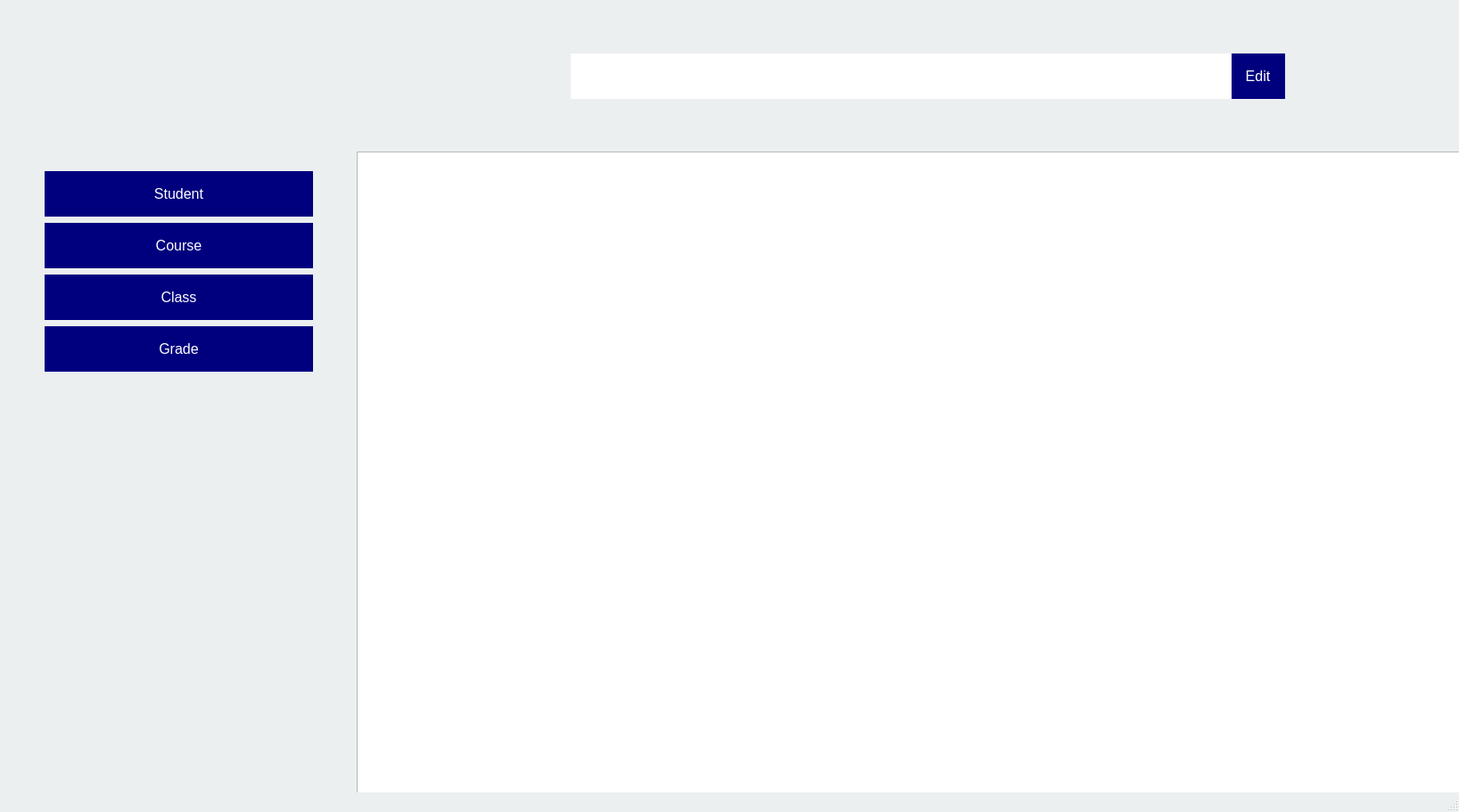
<?xml version="1.0" encoding="UTF-8"?>
<ui version="4.0">
 <class>AdminMainWindow</class>
 <widget class="QMainWindow" name="AdminMainWindow">
  <property name="geometry">
   <rect>
    <x>0</x>
    <y>0</y>
    <width>1636</width>
    <height>911</height>
   </rect>
  </property>
  <property name="windowTitle">
   <string>MainWindow</string>
  </property>
  <property name="styleSheet">
   <string notr="true">QMainWindow {background-color: rgb(235, 239, 240);}
QLineEdit {border: 0px;}
QPushButton {background-color: rgb(0, 0, 127); color: white; border: 2 px; border-radius: 10 px;}

</string>
  </property>
  <widget class="QWidget" name="centralwidget">
   <widget class="QTableView" name="adminView">
    <property name="geometry">
     <rect>
      <x>400</x>
      <y>170</y>
      <width>1281</width>
      <height>731</height>
     </rect>
    </property>
   </widget>
   <widget class="QPushButton" name="editButton">
    <property name="geometry">
     <rect>
      <x>1380</x>
      <y>60</y>
      <width>61</width>
      <height>51</height>
     </rect>
    </property>
    <property name="font">
     <font>
      <family>Arial</family>
      <pointsize>12</pointsize>
     </font>
    </property>
    <property name="focusPolicy">
     <enum>Qt::StrongFocus</enum>
    </property>
    <property name="styleSheet">
     <string notr="true"/>
    </property>
    <property name="text">
     <string>Edit</string>
    </property>
    <property name="default">
     <bool>false</bool>
    </property>
   </widget>
   <widget class="QLineEdit" name="searchLineEdit">
    <property name="geometry">
     <rect>
      <x>640</x>
      <y>60</y>
      <width>741</width>
      <height>51</height>
     </rect>
    </property>
    <property name="minimumSize">
     <size>
      <width>251</width>
      <height>51</height>
     </size>
    </property>
    <property name="font">
     <font>
      <family>Arial</family>
      <pointsize>11</pointsize>
     </font>
    </property>
    <property name="text">
     <string/>
    </property>
    <property name="alignment">
     <set>Qt::AlignCenter</set>
    </property>
    <property name="placeholderText">
     <string/>
    </property>
   </widget>
   <widget class="QWidget" name="">
    <property name="geometry">
     <rect>
      <x>50</x>
      <y>191</y>
      <width>303</width>
      <height>227</height>
     </rect>
    </property>
    <layout class="QVBoxLayout" name="verticalLayout">
     <item>
      <widget class="QPushButton" name="studentButton">
       <property name="sizePolicy">
        <sizepolicy hsizetype="Fixed" vsizetype="Fixed">
         <horstretch>0</horstretch>
         <verstretch>0</verstretch>
        </sizepolicy>
       </property>
       <property name="minimumSize">
        <size>
         <width>301</width>
         <height>51</height>
        </size>
       </property>
       <property name="font">
        <font>
         <family>Arial</family>
         <pointsize>12</pointsize>
        </font>
       </property>
       <property name="text">
        <string>Student</string>
       </property>
       <property name="default">
        <bool>true</bool>
       </property>
      </widget>
     </item>
     <item>
      <widget class="QPushButton" name="courseButton">
       <property name="sizePolicy">
        <sizepolicy hsizetype="Fixed" vsizetype="Fixed">
         <horstretch>0</horstretch>
         <verstretch>0</verstretch>
        </sizepolicy>
       </property>
       <property name="minimumSize">
        <size>
         <width>301</width>
         <height>51</height>
        </size>
       </property>
       <property name="font">
        <font>
         <family>Arial</family>
         <pointsize>12</pointsize>
        </font>
       </property>
       <property name="text">
        <string>Course</string>
       </property>
       <property name="default">
        <bool>true</bool>
       </property>
      </widget>
     </item>
     <item>
      <widget class="QPushButton" name="classButton">
       <property name="sizePolicy">
        <sizepolicy hsizetype="Fixed" vsizetype="Fixed">
         <horstretch>0</horstretch>
         <verstretch>0</verstretch>
        </sizepolicy>
       </property>
       <property name="minimumSize">
        <size>
         <width>301</width>
         <height>51</height>
        </size>
       </property>
       <property name="font">
        <font>
         <family>Arial</family>
         <pointsize>12</pointsize>
        </font>
       </property>
       <property name="text">
        <string>Class</string>
       </property>
       <property name="default">
        <bool>true</bool>
       </property>
      </widget>
     </item>
     <item>
      <widget class="QPushButton" name="gradeButton">
       <property name="sizePolicy">
        <sizepolicy hsizetype="Fixed" vsizetype="Fixed">
         <horstretch>0</horstretch>
         <verstretch>0</verstretch>
        </sizepolicy>
       </property>
       <property name="minimumSize">
        <size>
         <width>301</width>
         <height>51</height>
        </size>
       </property>
       <property name="font">
        <font>
         <family>Arial</family>
         <pointsize>12</pointsize>
        </font>
       </property>
       <property name="text">
        <string>Grade</string>
       </property>
       <property name="default">
        <bool>true</bool>
       </property>
      </widget>
     </item>
    </layout>
   </widget>
  </widget>
  <widget class="QMenuBar" name="menubar">
   <property name="geometry">
    <rect>
     <x>0</x>
     <y>0</y>
     <width>1636</width>
     <height>26</height>
    </rect>
   </property>
  </widget>
  <widget class="QStatusBar" name="statusbar"/>
 </widget>
 <resources>
  <include location="app.qrc"/>
 </resources>
 <connections/>
</ui>
